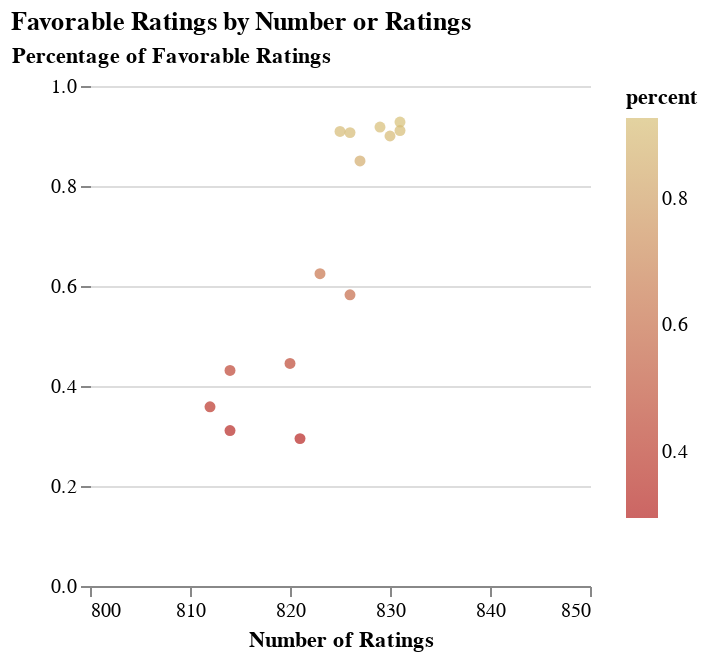

Notebook source saved alongside this figure:
### Markdown cell above
### Step 3: Recreate the following charts to test your theme

#### Chart 1: Favorable Ratings by Number of Ratings

<img src="https://scmcqueen.github.io/si649_hw/favorable.png" height="300">

### Code cell
# Filter to only favorable ratings
favorable_data = download[download['rating'] == 'Favorable']

# Calculate count and percentage of favorable ratings per character
favorable_counts = favorable_data.groupby('character').size().reset_index(name='count')
total_counts = download.groupby('character').size().reset_index(name='total')
merged = pd.merge(favorable_counts, total_counts, on='character')
merged['percent'] = merged['count'] / merged['total']

# Create the chart using the theme's diverging color scheme
favorable_chart = alt.Chart(merged).mark_circle().encode(
    x=alt.X('total:Q', axis=alt.Axis(title='Number of Ratings', grid= False), scale=alt.Scale(domain=[800, 850])),
    y=alt.Y('percent:Q', 
        axis=alt.Axis(title='Percentage of Favorable Ratings', titleAngle=0, titleY=-10, titleX = 40, labelAngle=0), 
        scale=alt.Scale(domain=[0, 1])
    ),
    color=alt.Color('percent:Q',
        scale=alt.Scale(range=sequential_colors)
    ),
).properties(
    title= "Favorable Ratings by Number or Ratings", 
    width=250,
    height=250
)

favorable_chart

### Figure 1 — Vega-Lite specification as saved in the notebook (floating-point values rounded to 4 significant figures)
{"config": {"title": {"anchor": "start"}, "axisX": {"domain": true}, "axisY": {"domain": false}, "background": "White", "view": {"stroke": "transparent"}, "range": {"category": ["#b62321", "#a1a332", "#15509F", "#3b444b", "#d7c078", "#DC5026"], "sequential": ["#b62321", "#bd4232", "#c36244", "#ca8155", "#d0a167", "#d7c078"], "diverging": ["#15509f", "#638abf", "#B1c5df", "#ffffff", "#f3c5b7", "#e88a6e", "#dc5026"]}, "area": {}, "line": {}, "point": {}, "text": {}, "bar": {}}, "data": {"name": "data-996fca9857681320cecef2acee504882"}, "mark": {"type": "circle"}, "encoding": {"color": {"field": "percent", "scale": {"range": ["#b62321", "#bd4232", "#c36244", "#ca8155", "#d0a167", "#d7c078"]}, "type": "quantitative"}, "x": {"axis": {"grid": false, "title": "Number of Ratings"}, "field": "total", "scale": {"domain": [800, 850]}, "type": "quantitative"}, "y": {"axis": {"labelAngle": 0, "title": "Percentage of Favorable Ratings", "titleAngle": 0, "titleX": 40, "titleY": -10}, "field": "percent", "scale": {"domain": [0, 1]}, "type": "quantitative"}}, "height": 250, "title": "Favorable Ratings by Number or Ratings", "width": 250, "$schema": "https://vega.github.io/schema/vega-lite/v5.20.1.json", "datasets": {"data-996fca9857681320cecef2acee504882": [{"character": "Anakin Skywalker", "count": 514, "total": 823, "percent": 0.6245}, {"character": "Boba Fett", "count": 291, "total": 812, "percent": 0.3584}, {"character": "C-3P0", "count": 703, "total": 827, "percent": 0.8501}, {"character": "Darth Vader", "count": 481, "total": 826, "percent": 0.5823}, {"character": "Emperor Palpatine", "count": 253, "total": 814, "percent": 0.3108}, {"character": "Han Solo", "count": 761, "total": 829, "percent": 0.918}, {"character": "Jar Jar Binks", "count": 242, "total": 821, "percent": 0.2948}, {"character": "Lando Calrissian", "count": 365, "total": 820, "percent": 0.4451}, {"character": "Luke Skywalker", "count": 771, "total": 831, "percent": 0.9278}, {"character": "Obi Wan Kenobi", "count": 750, "total": 825, "percent": 0.9091}, {"character": "Padme Amidala", "count": 351, "total": 814, "percent": 0.4312}, {"character": "Princess Leia Organa", "count": 757, "total": 831, "percent": 0.911}, {"character": "R2 D2", "count": 747, "total": 830, "percent": 0.9}, {"character": "Yoda", "count": 749, "total": 826, "percent": 0.9068}]}}
